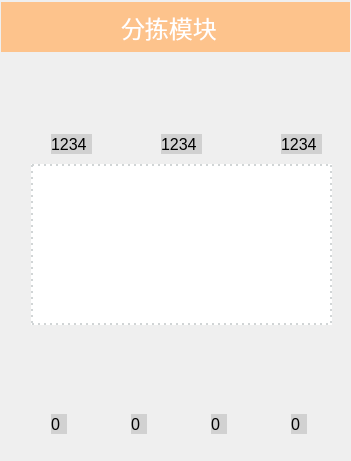
   <widget class="QWidget" name="widget_SortMod" native="true">
    <property name="geometry">
     <rect>
      <x>10</x>
      <y>10</y>
      <width>351</width>
      <height>461</height>
     </rect>
    </property>
    <property name="sizePolicy">
     <sizepolicy hsizetype="Fixed" vsizetype="Fixed">
      <horstretch>0</horstretch>
      <verstretch>0</verstretch>
     </sizepolicy>
    </property>
    <property name="styleSheet">
     <string notr="true">
      QWidget#widget_SortMod {
            border-color: #6cc9b6;
            border-width: 2px;
            border-style: dotted ;
 			 background-color:white;
        }</string>
    </property>
    <layout class="QVBoxLayout" name="verticalLayout_4">
     <property name="spacing">
      <number>2</number>
     </property>
     <property name="leftMargin">
      <number>1</number>
     </property>
     <property name="topMargin">
      <number>2</number>
     </property>
     <property name="rightMargin">
      <number>1</number>
     </property>
     <property name="bottomMargin">
      <number>2</number>
     </property>
     <item>
      <widget class="QWidget" name="widget_8" native="true">
       <property name="sizePolicy">
        <sizepolicy hsizetype="Preferred" vsizetype="Preferred">
         <horstretch>0</horstretch>
         <verstretch>0</verstretch>
        </sizepolicy>
       </property>
       <property name="minimumSize">
        <size>
         <width>0</width>
         <height>50</height>
        </size>
       </property>
       <property name="sizeIncrement">
        <size>
         <width>0</width>
         <height>50</height>
        </size>
       </property>
       <property name="styleSheet">
        <string notr="true">background-color: rgb(253, 195, 140);</string>
       </property>
       <widget class="QLabel" name="label">
        <property name="geometry">
         <rect>
          <x>120</x>
          <y>10</y>
          <width>100</width>
          <height>30</height>
         </rect>
        </property>
        <property name="styleSheet">
         <string notr="true">font: 18pt ;
color: rgb(255, 255, 255);</string>
        </property>
        <property name="text">
         <string>分拣模块</string>
        </property>
       </widget>
      </widget>
     </item>
     <item>
      <widget class="QWidget" name="widget_9" native="true">
       <property name="sizePolicy">
        <sizepolicy hsizetype="Expanding" vsizetype="Expanding">
         <horstretch>0</horstretch>
         <verstretch>0</verstretch>
        </sizepolicy>
       </property>
       <widget class="QWidget" name="widget_img" native="true">
        <property name="geometry">
         <rect>
          <x>30</x>
          <y>110</y>
          <width>301</width>
          <height>161</height>
         </rect>
        </property>
        <property name="styleSheet">
         <string notr="true">      QWidget#widget_img{
            border-color: #d1d5d6;
            border-width: 2px;
            border-style: dotted ;
 			 background-color:white;
        }</string>
        </property>
       </widget>
       <widget class="DeviceAnimation" name="sort_adjust" native="true">
        <property name="geometry">
         <rect>
          <x>270</x>
          <y>10</y>
          <width>60</width>
          <height>60</height>
         </rect>
        </property>
       </widget>
       <widget class="DeviceAnimation" name="sort_cis" native="true">
        <property name="geometry">
         <rect>
          <x>150</x>
          <y>10</y>
          <width>60</width>
          <height>60</height>
         </rect>
        </property>
       </widget>
       <widget class="DeviceAnimation" name="sort_reader" native="true">
        <property name="geometry">
         <rect>
          <x>40</x>
          <y>10</y>
          <width>60</width>
          <height>60</height>
         </rect>
        </property>
       </widget>
       <widget class="QLabel" name="label_51">
        <property name="geometry">
         <rect>
          <x>280</x>
          <y>80</y>
          <width>41</width>
          <height>20</height>
         </rect>
        </property>
        <property name="font">
         <font>
          <pointsize>12</pointsize>
         </font>
        </property>
        <property name="styleSheet">
         <string notr="true">background-color: rgb(209, 209, 209);</string>
        </property>
        <property name="text">
         <string>1234</string>
        </property>
       </widget>
       <widget class="QLabel" name="label_52">
        <property name="geometry">
         <rect>
          <x>160</x>
          <y>80</y>
          <width>41</width>
          <height>20</height>
         </rect>
        </property>
        <property name="font">
         <font>
          <pointsize>12</pointsize>
         </font>
        </property>
        <property name="styleSheet">
         <string notr="true">background-color: rgb(209, 209, 209);</string>
        </property>
        <property name="text">
         <string>1234</string>
        </property>
       </widget>
       <widget class="QLabel" name="label_53">
        <property name="geometry">
         <rect>
          <x>50</x>
          <y>80</y>
          <width>41</width>
          <height>20</height>
         </rect>
        </property>
        <property name="font">
         <font>
          <pointsize>12</pointsize>
         </font>
        </property>
        <property name="styleSheet">
         <string notr="true">background-color: rgb(209, 209, 209);</string>
        </property>
        <property name="text">
         <string>1234</string>
        </property>
       </widget>
       <widget class="DeviceAnimation" name="sort_slot_4" native="true">
        <property name="geometry">
         <rect>
          <x>270</x>
          <y>290</y>
          <width>60</width>
          <height>60</height>
         </rect>
        </property>
       </widget>
       <widget class="DeviceAnimation" name="sort_slot_3" native="true">
        <property name="geometry">
         <rect>
          <x>190</x>
          <y>290</y>
          <width>60</width>
          <height>60</height>
         </rect>
        </property>
       </widget>
       <widget class="DeviceAnimation" name="sort_slot_2" native="true">
        <property name="geometry">
         <rect>
          <x>110</x>
          <y>290</y>
          <width>60</width>
          <height>60</height>
         </rect>
        </property>
       </widget>
       <widget class="DeviceAnimation" name="sort_slot_1" native="true">
        <property name="geometry">
         <rect>
          <x>30</x>
          <y>290</y>
          <width>60</width>
          <height>60</height>
         </rect>
        </property>
       </widget>
       <widget class="QLabel" name="label_54">
        <property name="geometry">
         <rect>
          <x>290</x>
          <y>360</y>
          <width>16</width>
          <height>20</height>
         </rect>
        </property>
        <property name="font">
         <font>
          <pointsize>12</pointsize>
         </font>
        </property>
        <property name="styleSheet">
         <string notr="true">background-color: rgb(209, 209, 209);</string>
        </property>
        <property name="text">
         <string>0</string>
        </property>
       </widget>
       <widget class="QLabel" name="label_56">
        <property name="geometry">
         <rect>
          <x>130</x>
          <y>360</y>
          <width>16</width>
          <height>20</height>
         </rect>
        </property>
        <property name="font">
         <font>
          <pointsize>12</pointsize>
         </font>
        </property>
        <property name="styleSheet">
         <string notr="true">background-color: rgb(209, 209, 209);</string>
        </property>
        <property name="text">
         <string>0</string>
        </property>
       </widget>
       <widget class="QLabel" name="label_55">
        <property name="geometry">
         <rect>
          <x>210</x>
          <y>360</y>
          <width>16</width>
          <height>20</height>
         </rect>
        </property>
        <property name="font">
         <font>
          <pointsize>12</pointsize>
         </font>
        </property>
        <property name="styleSheet">
         <string notr="true">background-color: rgb(209, 209, 209);</string>
        </property>
        <property name="text">
         <string>0</string>
        </property>
       </widget>
       <widget class="QLabel" name="label_57">
        <property name="geometry">
         <rect>
          <x>50</x>
          <y>360</y>
          <width>16</width>
          <height>20</height>
         </rect>
        </property>
        <property name="font">
         <font>
          <pointsize>12</pointsize>
         </font>
        </property>
        <property name="styleSheet">
         <string notr="true">background-color: rgb(209, 209, 209);</string>
        </property>
        <property name="text">
         <string>0</string>
        </property>
       </widget>
      </widget>
     </item>
    </layout>
   </widget>
